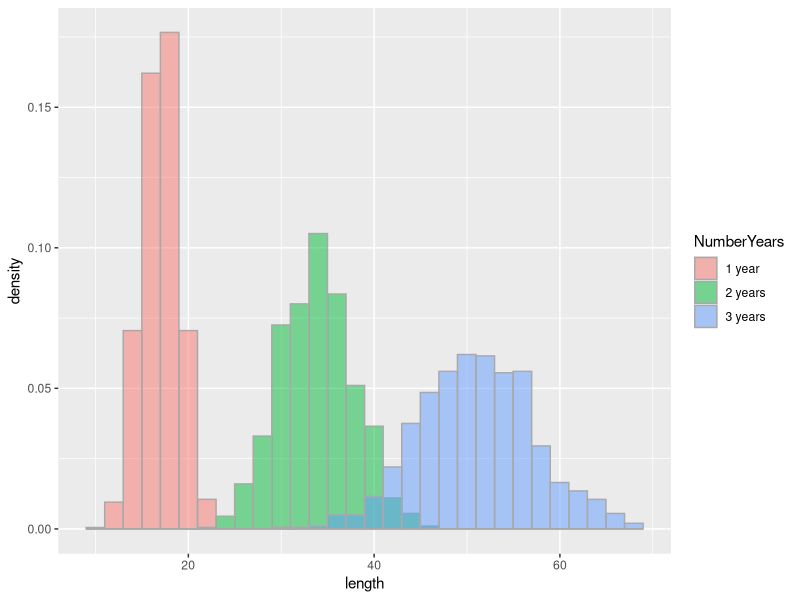
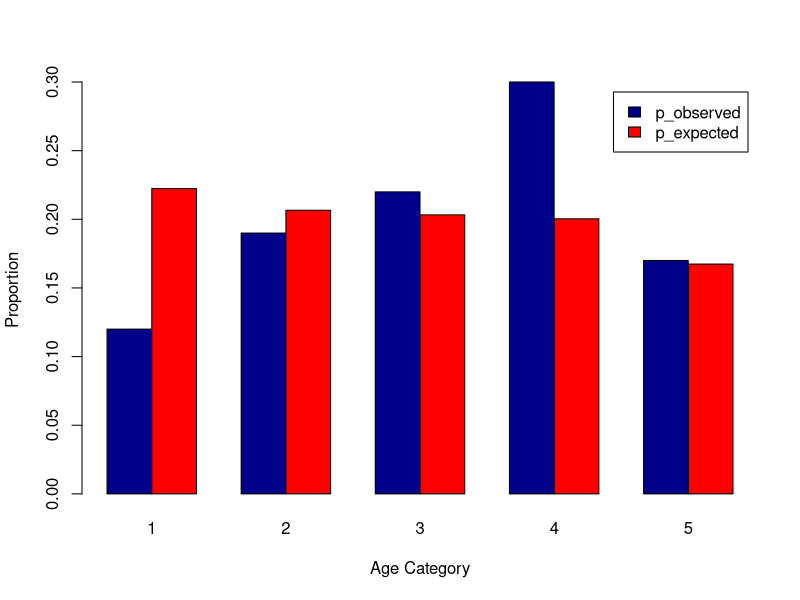
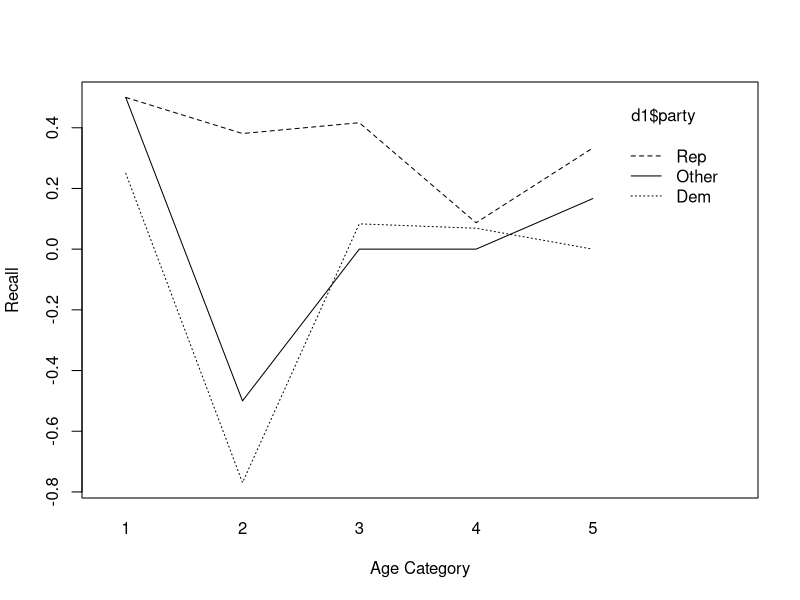

These charts were generated, in order, by the following R code:
## ---- chunk 1
deaths = c(11, 15, 15, 16, 25, 20)
m_deaths = mean(deaths)
s_deaths = sd(deaths)
var_deaths = var(deaths)
var_deaths_v2 = s_deaths^2
## ---- chunk 2
n = length(deaths)
se_deaths = s_deaths/(sqrt(n))
## ---- chunk 3
k = 1
year1 <- data.frame(length = rnorm(1000, mean = m_deaths*k, se_deaths*k))
k = 2
year2 <- data.frame(length = rnorm(1000, mean = m_deaths*k, se_deaths*k))
k = 3
year3 <- data.frame(length = rnorm(1000, mean = m_deaths*k, se_deaths*k))
## ---- chunk 4
#Now, combine your two dataframes into one.  First make a new column in each.
year1$NumberYears <- '1 year'
year2$NumberYears <- '2 years'
year3$NumberYears <- '3 years'

#and combine into your new data frame all_years
all_years <- rbind(year1, year2, year3)

library(ggplot2)
#now make your histogram
ggplot(all_years, aes(length, fill = NumberYears)) + geom_histogram(alpha = 0.5, colour = "darkgray", aes(y = ..density..), position = 'identity')
## ---- chunk 5
# load in data
d0 = read.csv('earlydeaths.csv')
str(d0)
summary(d0)
## ---- chunk 6
levels(d0$cause)
levels(d0$cause)[1] = 'Maltreat'
levels(d0$cause)[2] = 'Non-Maltr'
levels(d0$cause)
## ---- chunk 7
# Print the table
print(table(d0$cause, d0$time))

# Print table with margins, like in hw
tx = addmargins(table(d0$cause, d0$time, dnn=c('Cause','Time')))
print(tx)
## ---- chunk 8
# Print the table summary (i.e., chi-squared contingency test)
rs1 = summary(table(d0$cause, d0$time))
print(rs1)

# access variables from this output "object"
chisq = rs1$statistic
df = rs1$parameter
pval = rs1$p.value
## ---- chunk 9
census_pop = c(72.3, 46.5, 43.2, 42.5, 41.9, 35)
## ---- chunk 10
pop_Over18 = sum(census_pop) - census_pop[1]
## ---- chunk 11
p_likelyvoters = census_pop[2:6]/pop_Over18
## ---- chunk 12
d1 = read.csv('fieldsimul1.csv')
str(d1)
summary(d1)
## ---- chunk 13
d1$agecat0 = findInterval(d1$age, c(30,40,50,66))
d1$agecat0 = d1$agecat0 + 1     # group 1 starts at 1
d1$agecat0 = factor(d1$agecat0) # convert to categorical var
head(d1)
## ---- chunk 14
rs4 = chisq.test(table(d1$agecat0), p = p_likelyvoters, simulate.p.value = FALSE)
print(rs4)

# Note this format also gives the same results:
rs4_v2 = chisq.test(table(d1$agecat0), p = census_pop[2:6], rescale.p = TRUE, simulate.p.value = FALSE)
print(rs4_v2)
## ---- chunk 15
p_observed = table(d1$agecat0)/length(d1$agecat0)
p_expected = p_likelyvoters

df_cat =rbind(p_observed, p_expected)
barplot(df_cat, col=c("darkblue","red"), xlab = ('Age Category'),
ylab = 'Proportion', legend = rownames(df_cat), beside=TRUE)
## ---- chunk 16
d1$party = factor(d1$party)
levels(d1$party) = c('Dem', 'Rep', 'Other')

d1$recall = factor(d1$recall)
levels(d1$recall) = c('Yes', 'No', 'Unsure')

head(d1)
## ---- chunk 17
table(d1$recall, d1$party)

# Print table with margins
tx = addmargins(table(d1$recall, d1$party, dnn=c('Recall','Party')))
print(tx)

# Run chi-squared test
rs5 = chisq.test(table(d1$recall, d1$party))
print(rs5)
## ---- chunk 18
d3 = d1[d1$recall != 'Unsure',]
str(d3) # note the 3 levels of recall still!
d3$recall = factor(d3$recall)

rs6 = chisq.test(table(d3$recall, d3$party))
print(rs6)
## ---- chunk 19
d1$recallq = as.numeric(d1$recall)
d1$recallq = 1*as.numeric(d1$recallq==1) + (-1)*as.numeric(d1$recallq==2) + 0*as.numeric(d1$recallq==3)

summary(d1)
## ---- chunk 20
interaction.plot(d1$agecat0, d1$party, d1$recallq,
                 xlab = 'Age Category', ylab = 'Recall')
## ---- chunk 21
str(d1)

# additive model
rs_add = lm(recallq ~ agecat0 + party, data = d1)
summary(rs_add)

# interactive model
rs_inter = lm(recallq ~ agecat0 * party, data = d1)
summary(rs_inter)

# quadratic trend of age?
d1$agecat0 = as.numeric(d1$agecat0)
str(d1)

# additive model w/quadratic effect of age category
rs_add_polyage = lm(recallq ~ poly(agecat0, 2) + party, data = d1)
summary(rs_add_polyage)

# interactive model w/quadratic effect of age category
rs_inter_polyage = lm(recallq ~ poly(agecat0, 2) * party, data = d1)
summary(rs_inter_polyage)
